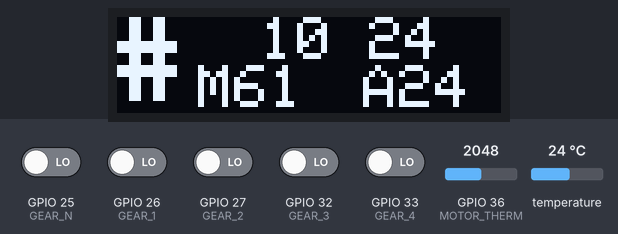
The sketch below on a simulated ESP32. Parts: 128×32 one-colour display. Inputs (shaded band) come from the test bench; at power-on: GPIO 25 (GEAR_N), GPIO 26 (GEAR_1), GPIO 27 (GEAR_2), GPIO 32 (GEAR_3), GPIO 33 (GEAR_4) LOW, GPIO 36 (MOTOR_THERM) = 2048, temperature 24 °C (analog values on the 0–4095 scale). The local clock reads 2024-03-15 10:24:30 at power-on unless the sketch sets it.

Above: at 3.5 s.
3.6 s: GPIO 36 (MOTOR_THERM) set to 3843
At 6.1 s:
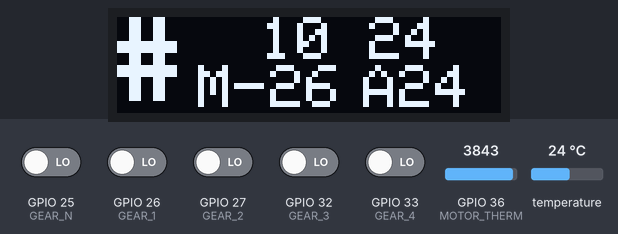
8.4 s: GPIO 36 (MOTOR_THERM) set to 3932
At 9.8 s:
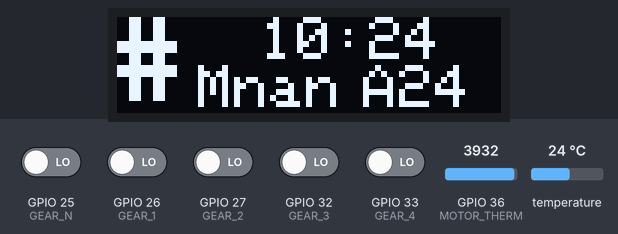
13.2 s: GPIO 25 (GEAR_N) driven HIGH
At 14.5 s:
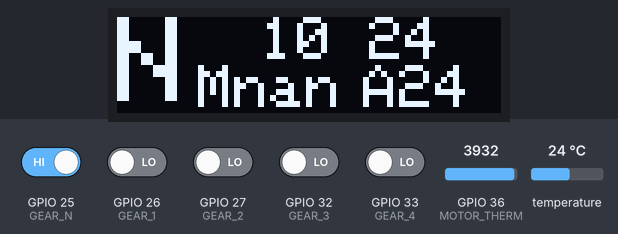
18.0 s: GPIO 26 (GEAR_1) driven HIGH
At 19.3 s:
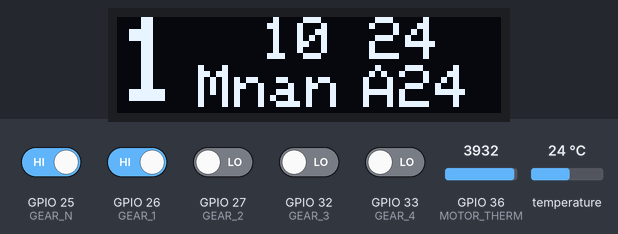
22.8 s: GPIO 36 (MOTOR_THERM) set to 3603
At 25.1 s:
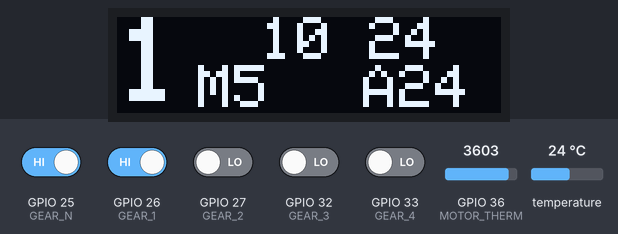
27.6 s: GPIO 26 (GEAR_1) driven LOW
At 28.9 s:
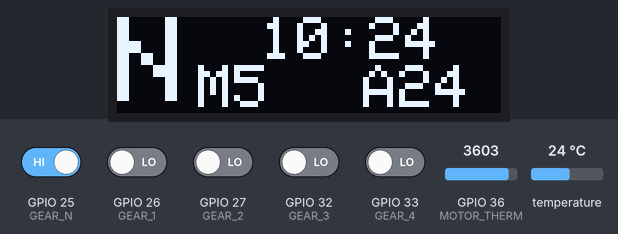
Timing chart, 0 to 30.6 s (numbered marks = the images above; inputs shaded):
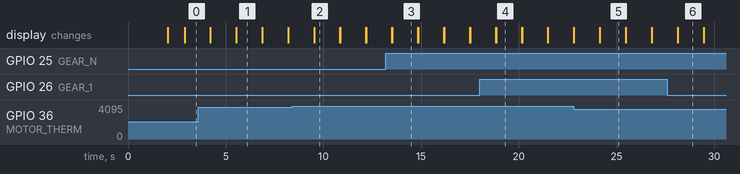

The sketch:

duck_oled_esp32.ino
```cpp
#include "definitions.h"
#include <WiFi.h>
#include <ESPAsyncWebServer.h>
#include <AsyncElegantOTA.h>
#include "AsyncJson.h"
#include <ArduinoJson.h>
#include <Wire.h>
#include <Adafruit_GFX.h>
#include <Adafruit_SSD1306.h>
#include <RTClib.h>
#include <OneWire.h>
#include <DallasTemperature.h>
#ifdef CAPTIVE_PORTAL
#include <DNSServer.h>
#endif

const char* ssid = "Duck_WiFi";
const char* password = "problima?";
#ifdef CAPTIVE_PORTAL
DNSServer dnsServer;
#endif
AsyncWebServer server(80);
String header;

RTC_PCF8523 rtc;
DateTime curTime;

OneWire oneWire(ONE_WIRE);
DallasTemperature ds(&oneWire);

Adafruit_SSD1306 display(SCREEN_WIDTH, SCREEN_HEIGHT, &Wire, OLED_RESET);

char gear;
float motorTemp = 60;
float envTemp = 23;
unsigned long lastTemp = 0;
bool dots = false;
String serialStr;

uint16_t samples[NUMSAMPLES];
float res_reading, average = 0;

void setup() {
  btStop(); // Turn off bluetooth
#ifdef SERIAL_DEBUG
  Serial.begin(115200);
  Serial.println("Booting");
#endif
  delay(2000);
  serverSetup();

#ifdef SERIAL_DEBUG
  Serial.println("Starting RTC");
#endif
  rtc.start();

  //reserve memory for variable length serial commands
  serialStr.reserve(40);
  Wire.setClock(I2C_FREQ);

  analogReadResolution(10);

  pinMode(GEAR_N, INPUT_PULLDOWN);
  pinMode(GEAR_1, INPUT_PULLDOWN);
  pinMode(GEAR_2, INPUT_PULLDOWN);
  pinMode(GEAR_3, INPUT_PULLDOWN);
  pinMode(GEAR_4, INPUT_PULLDOWN);

  ds.begin();

#ifdef SERIAL_DEBUG
  Serial.println("Starting display");
#endif
  // SSD1306_SWITCHCAPVCC = generate display voltage from 3.3V internally
  if (!display.begin(SSD1306_SWITCHCAPVCC, 0x3C)) { // Address 0x3C for 128x32
    Serial.println(F("SSD1306 allocation failed"));
    for (;;); // Don't proceed, loop forever
  }

  display.setRotation(2);
  display.clearDisplay();

#ifdef SHOW_LOGOS
  displayBootSeq();
#endif

  display.setTextColor(WHITE, BLACK);
  display.setTextWrap(false);

  curTime = rtc.now();
  displayGearFet();
  diplayTemps();
  displayClock();

#ifdef SERIAL_DEBUG
  Serial.println("Available commands:\n\trtc:YYYY MM DD hh mm ss:end");
  delay(1000);
  Serial.println("Setup done!\n");
#endif
}

void loop() {
  AsyncElegantOTA.loop();
#ifdef CAPTIVE_PORTAL
  dnsServer.processNextRequest();
#endif
#ifdef SERIAL_DEBUG
  if (Serial.available()) serialEvent();
#endif

  if (millis() - lastTemp >= 500) {
    getMotorTemp();
    getAmbientTemp();
    curTime = rtc.now();

    i2cfree();
    display.clearDisplay();
    display.display();
    displayGearFet();
    diplayTemps();
    displayClock();
    lastTemp = millis();
    dots = !dots;

#ifdef SERIAL_DEBUG
    displaySerialOut();
    Serial.printf("Avrg/Th.res/Volts: %f %f %f\r\n", average, res_reading, average / 1024 * 3.3);
#endif

    display.display();
  }
}

void i2cfree() {
  uint16_t halftime = ((1.0 / I2C_FREQ) / 2.0)*1000000; //half period in microseconds
  for (int times = 0; times < 10; times++) {
    digitalWrite(22, LOW);
    delayMicroseconds(halftime);
    digitalWrite(22, HIGH);
    delayMicroseconds(halftime);
  }
}
```

definitions.h
```cpp
//#define SHOW_LOGOS
//#define SERIAL_DEBUG
//#define CAPTIVE_PORTAL

#define ONE_WIRE 4
#define I2C_FREQ 100000

#define SCREEN_WIDTH 128 // OLED display width, in pixels
#define SCREEN_HEIGHT 32 // OLED display height, in pixels
#define OLED_RESET     -1 // Reset pin # (or -1 if sharing Arduino reset pin)

#define GEAR_N 25
#define GEAR_1 26
#define GEAR_2 27
#define GEAR_3 32
#define GEAR_4 33

#define NUMSAMPLES 5
#define MOTOR_THERM 36   //VP pin
#define MOTOR_NOMINAL 100000
#define MOTOR_TEMP_NOMINAL 25
#define MOTOR_B 3950
#define MOTOR_S_RES 20000
```

html.ino
```cpp
const char index_html[] PROGMEM = R"rawliteral(
<!DOCTYPE HTML>
<html>
<head>
  <meta name="viewport" content="width=device-width, initial-scale=1">
  <style>
    body { text-align:center; }
    .vert { margin-bottom: 10%; }
    .hori{ margin-bottom: 0%; }
  </style>
</head>
<body>
  <div id="container">
    <h2>Duck Entertainment System</h2>
    <p>
      <button onclick="syncRTC();">Sync RTC</button>
    </p>
  </div>
</body>
<script>
  function syncRTC() {
    var now = new Date();
    var json = {
         "Y": now.getFullYear(),
         "M": now.getMonth()+1,
         "D": now.getDate(),
         "h": now.getHours(),
         "m": now.getMinutes(),
         "s": now.getSeconds()
        };

    var xhr = new XMLHttpRequest();
    xhr.open('POST', "/rtc");
    xhr.setRequestHeader('Content-Type', 'application/json');
    xhr.send(JSON.stringify(json));

    xhr.onload = function() {
      if (xhr.status == 200) {
        alert("RTC set!");
        location.reload();
      }
    };
  }
</script>
</html>
)rawliteral";
```

serial_comms.ino
```cpp
#ifdef SERIAL_DEBUG
unsigned long serTime;

void serialEvent() {
  //reset serial input string
  serialStr = "";

  //wait a bit for whole command to come through
  serTime = millis();
  while (millis() - serTime < 100) {}

  //read serial command string
  while (Serial.available()) {
    char inChar = (char)Serial.read();
    serialStr += inChar;
  }

  //check serial command string against known commands
  if (serialStr.startsWith("rtc:") && (serialStr.endsWith(":end"))) {
    rtc.adjust(DateTime(serialStr.substring(4, 8).toInt(),
                        serialStr.substring(9, 11).toInt(),
                        serialStr.substring(12, 14).toInt(),
                        serialStr.substring(15, 17).toInt(),
                        serialStr.substring(18, 20).toInt(),
                        serialStr.substring(21, 23).toInt()));
    Serial.println("New time set!");
  }
  else  Serial.println("Unknown command!");

  delay(1500);
}

void displaySerialOut() {
  if (digitalRead(GEAR_4))
    Serial.print("4");
  else if (digitalRead(GEAR_3))
    Serial.print("3");
  else if (digitalRead(GEAR_2))
    Serial.print("2");
  else if (digitalRead(GEAR_1))
    Serial.print("1");
  else if (digitalRead(GEAR_N))
    Serial.print("N");
  else
    Serial.print("#");
  Serial.print(" ");

  if (curTime.hour() < 10)  Serial.print("0");
  Serial.print(curTime.hour(), DEC);
  if (dots)  Serial.print(':');
  else  Serial.print(' ');
  if (curTime.minute() < 10)  Serial.print("0");
  Serial.print(curTime.minute(), DEC);
  if (dots)  Serial.print(':');
  else  Serial.print(' ');
  Serial.println(curTime.second(), DEC);

  Serial.print("M");
  Serial.print(motorTemp);
  Serial.print("\t");
  Serial.print("A");
  Serial.println(envTemp);
}
#endif
```

server.ino
```cpp
#ifdef CAPTIVE_PORTAL
class CaptiveRequestHandler : public AsyncWebHandler {
  public:
    CaptiveRequestHandler() {}
    virtual ~CaptiveRequestHandler() {}

    bool canHandle(AsyncWebServerRequest *request) {
      //request->addInterestingHeader("ANY");
      return true;
    }

    void handleRequest(AsyncWebServerRequest *request) {
      request->send_P(200, "text/html", index_html);
    }
};
#endif

void serverSetup() {
  WiFi.softAP(ssid, password);
  IPAddress IP = WiFi.softAPIP();
#ifdef SERIAL_DEBUG
  Serial.println("AP online!");
  Serial.print("AP IP address: ");
  Serial.println(IP);
#endif
#ifdef CAPTIVE_PORTAL
#ifdef SERIAL_DEBUG
  Serial.println("Starting DNS Server");
  dnsServer.start(53, "*", WiFi.softAPIP());
  server.addHandler(new CaptiveRequestHandler()).setFilter(ON_AP_FILTER);//only when requested from AP
#endif
#endif

  server.on("/", HTTP_GET, [](AsyncWebServerRequest * request) {
#ifdef SERIAL_DEBUG
    Serial.println("Index loading;");
#endif
    request->send_P(200, "text/html", index_html);
  });

  AsyncCallbackJsonWebHandler* JsonHandler = new AsyncCallbackJsonWebHandler("/rtc", [](AsyncWebServerRequest * request, JsonVariant & json) {
    StaticJsonDocument<200> jsonData;
    jsonData = json.as<JsonObject>();
    String response;
    serializeJson(jsonData, response);
#ifdef SERIAL_DEBUG
    Serial.println(response);
#endif
    rtc.adjust(DateTime(jsonData["Y"], jsonData["M"], jsonData["D"], jsonData["h"], jsonData["m"], jsonData["s"]));

#ifdef SERIAL_DEBUG
    Serial.println("New time set!");
#endif

    delay(100);
    request->send_P(200, "text/plain", "RTC Synced!");
  });

  server.addHandler(JsonHandler);
  AsyncElegantOTA.begin(&server);
  server.begin();
}
```

temp_stuff.ino
```cpp
void getMotorTemp() {
  average = 0;
  for (uint8_t i = 0; i < NUMSAMPLES; i++) {
    samples[i] = analogRead(MOTOR_THERM);
    average += samples[i];
    delay(10);
  }
  average /= NUMSAMPLES;
  average += 50;

  // convert the value to resistance
  res_reading = 1023 / average - 1;
  res_reading = MOTOR_S_RES / res_reading;

  motorTemp = res_reading / MOTOR_NOMINAL;          // (R/Ro)
  motorTemp = log(motorTemp);                       // ln(R/Ro)
  motorTemp /= MOTOR_B;                             // 1/B * ln(R/Ro)
  motorTemp += 1.0 / (MOTOR_TEMP_NOMINAL + 273.15); // + (1/To)
  motorTemp = 1.0 / motorTemp;                      // Invert
  motorTemp -= 273.15;                              // convert absolute temp to C
}

void getAmbientTemp() {
  ds.requestTemperatures();
  envTemp = ds.getTempCByIndex(0);
}
```

Source omitted: display.ino (data table, 6317 bytes)

Measured:
- the behaviour switches between 3895 and 3896 on GPIO 36 (MOTOR_THERM) (found by bisection; images 1 and 2)
- after the input at 8.4 s, the display: first differs from a run without the input after 1.1 s (image 2)
- after the input at 13.2 s, the display: first differs from a run without the input after 0.32 s (image 3)
- after the input at 18.0 s, the display: first differs from a run without the input after 0.83 s (image 4)
- after the input at 22.8 s, the display: first differs from a run without the input after 1.3 s (image 5)
- after the input at 27.6 s, the display: first differs from a run without the input after 0.53 s (image 6)
- what the display in image 1 shows lasts 1.4 s, from 5.5 s to 6.9 s
